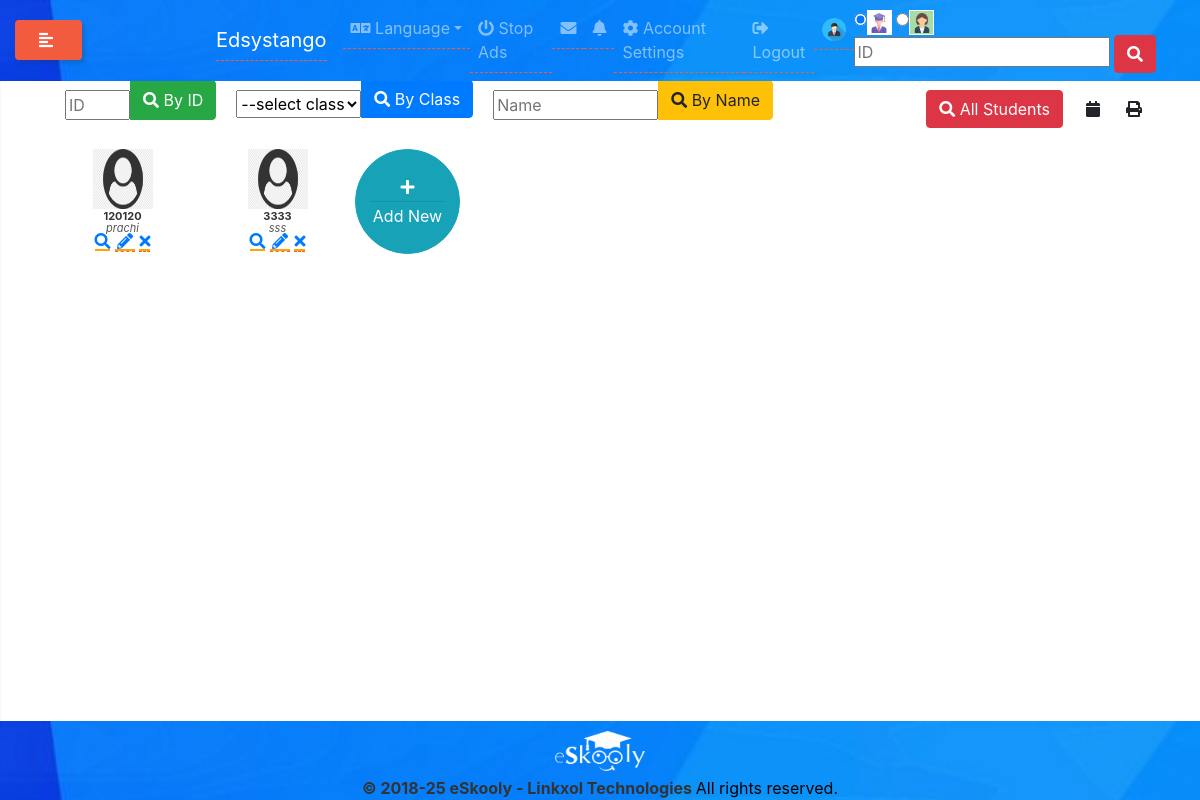
Screenshot of /allstudent/ with the database file from the repository.
### eskoolyapp/models.py (models this page shows, shortened)
class ADMISSION(models.Model):
    nmstd=models.CharField(max_length=30)
    regno=models.IntegerField()
    image=models.FileField(upload_to="images/",null=True,blank=True)
    admission_date=models.DateField()
    mobno=models.IntegerField()
    birthdate=models.DateField(null=True, blank=True)
    discount = models.IntegerField()
    fnm=models.CharField(max_length=30)
    education=models.CharField(max_length=10)
    occupation=models.CharField(max_length=30)
    profession=models.CharField(max_length=30)
    gender = models.CharField(max_length=1, choices= GENDER_CHOICES, null=True, blank=True)
    os=models.CharField(max_length=30)
    osc=models.CharField(max_length=30)
    Previous_school=models.CharField(max_length=30)
    Total_children=models.IntegerField(null=True, blank=True)
    father_income=models.FloatField(null=True, blank=True)
    mother_income=models.FloatField(null=True, blank=True)
    mother_profession=models.CharField(max_length=30,null=True, blank=True)
    mother_occupation=models.CharField(max_length=30,null=True, blank=True)
    mother_education=models.CharField(max_length=50,null=True, blank=True)
    mother_mobno=models.IntegerField(null=True, blank=True)
    mothername=models.CharField(max_length=30,null=True, blank=True)
    father_mobno=models.IntegerField(null=True, blank=True)

### eskoolyapp/views.py (the view)
# urls.py: path('allstudent/',views.allstudent,name='index'),
def allstudent(request):
    allad=ADMISSION.objects.all()
    mydict={'allad':allad}
    return render(request,'eskoolyapp/allstudent.html',context=mydict)

### templates/eskoolyapp/allstudent.html (shortened to what this page needs)
{% extends 'eskoolyapp/base.html' %}
{% load static %}
{% block parentblock %}
<div class="span11">
            <div class="content">
              <div class="module-head row-fluid" style="background:#fff;padding:0px;border-bottom:1px solid silver;margin-top:80px;">
								<form  method="post" style="margin-left:20px;float:left;">
								<div class="btn-group">
								<input class="button" type="text" name="searchby" placeholder="ID" style="width:65px;margin-top:10px;" required="">
								<button type="submit" name="searchid" class="btn btn-success" style="margin:0px;"><i class="fas fa-search"></i> By ID</button>
								</div>
								</form>
								<form  method="post" style="margin-left:20px;float:left;">
								<div class="btn-group">
								<select class="button" name="searchby" style="width:125px;margin-top:10px;">
								<option value="0">--select class--</option>
																</select>
								<button type="submit" name="searchclass" class="btn btn-primary" style="margin:0px;"><i class="fas fa-search"></i> By Class</button>
								</div>
								</form>
								<form method="post" style="margin-left:20px;float:left;">
								<div class="btn-group">
								<input class="button" type="text" name="searchby" placeholder="Name" style="width:165px;margin-top:10px;" required="">
								<button type="submit" name="searchname" class="btn btn-warning" style="margin:0px;"><i class="fas fa-search"></i> By Name</button>
								</div>
								</form>
								<a href="printinfo.php"><button class="btn" title="Print Details" style="margin-top:10px;float:right;"><i class="fas fa-print"></i></button></a>
								<a href="/studentcard"><button class="btn" title="Student ID Cards" style="margin-top:10px;float:right;"><i class="fas fa-calendar"></i></button></a>
								<a href="/allstudent"><button class="btn btn-danger" style="margin:10px;float:right;"><i class="fas fa-search"></i> All Students</button></a>
							</div>
             <br>
              <br>
              {% if allad %}
                {% for all in allad %}
								<div style="float:left;text-align:center;margin-top:20px;width:155px;line-height:10px;">
								<img class="img-circle" style="width:60px;height:60px;" src="{% static "images/std.png" %}">
								<br><b style="font-size:11px;color:#333;">{{all.regno}}</b><br>
                <i style="font-size:11px;color:#555;">{{all.nmstd}}</i><br>
								<form method="post" >
							   	<a href="/studentreport/{{all.id}}" type="submit" style="border:0px;border-bottom:2px solid orange;" name="sview" title="view"><i class="fas fa-search"></i></a>
          	      <a href="/studentupdate/{{all.id}}"><i class="fas fa-pencil-alt fa-fw" style="border:0px;border-bottom:2px solid orange;"></i></a>
                   <a href="/deletestudent/{{all.id}}"><i class="fas fa-times" aria-hidden="true" style="border:0px;border-bottom:2px solid orange;" ></i></a>
								</form>
               </div>
                {% endfor %}
              {% endif %}
								<a href="/admission/1">
								<button class="btn btn-info" style="float:left;text-align:center;margin-top:20px;width:105px;height:105px;border-radius:50%;">
								<i class="fas fa-plus"></i><hr style="margin:2px;">Add New</button>
								</a>
</div>
     </div>
{% endblock %}

### static/assets/css/style.css (style rules this page uses)
body { font-family: 'Roboto', sans-serif; font-size: 16px; font-weight: 300; color: #888; line-height: 30px; text-align: center; }
img { max-width: 100%; }
.content { width: 100%; transition: all 0.3s; }

### rows the page displays
ADMISSION: regno "120120", nmstd "prachi"
ADMISSION: regno "3333", nmstd "sss"
